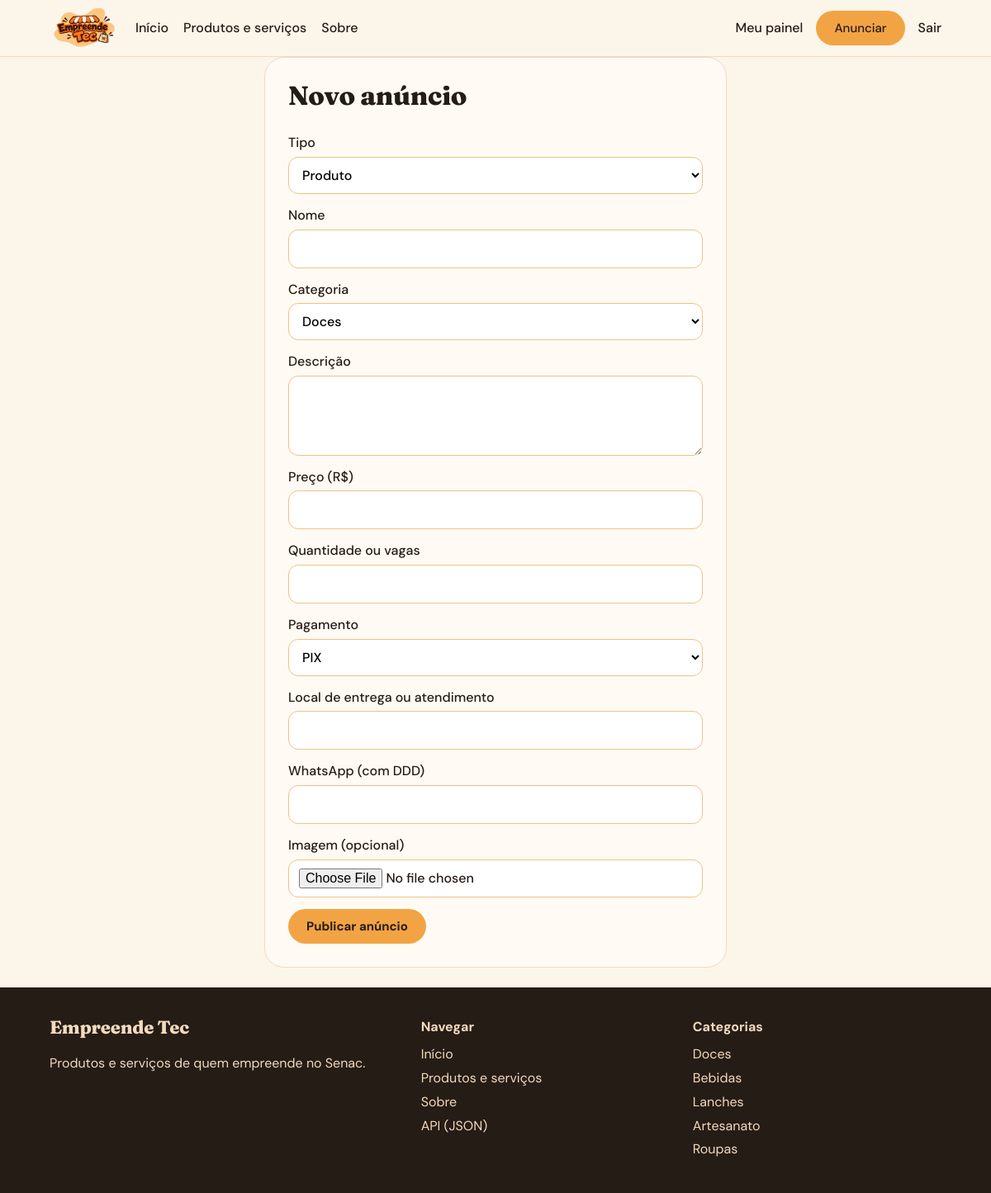
/novo_produto (signed in), run on the app's committed database.
### tables this page shows
CREATE TABLE categorias(
  id INTEGER PRIMARY KEY AUTOINCREMENT, nome TEXT NOT NULL UNIQUE, icone TEXT);

### app.py (the view, shortened to what this page needs)
@app.route('/novo_produto', methods=['GET', 'POST'])
@login_required
def novo_produto():
    return render_template('form_produto.html', p={})

### app.py (called while the page is built)
def conectar():
    c = sqlite3.connect(DB)
    c.row_factory = sqlite3.Row
    c.execute('PRAGMA foreign_keys=ON')
    return c

def db():
    if 'db' not in g:
        g.db = conectar()
    return g.db

@app.teardown_appcontext
def fechar(_):
    c = g.pop('db', None)
    if c:
        c.close()

def q(sql, args=(), one=False):
    rows = db().execute(sql, args).fetchall()
    return (rows[0] if rows else None) if one else rows

@app.before_request
def carregar_usuario():
    uid = session.get('user_id')
    g.user = q('SELECT * FROM usuarios WHERE id=?', (uid,), True) if uid else None

@app.context_processor
def contexto():
    return dict(user=g.get('user'), categorias=q('SELECT * FROM categorias ORDER BY id'), TIPOS=TIPOS)

def login_required(fn):
    @wraps(fn)
    def w(*a, **k):
        if not g.user:
            flash('Faça login para acessar essa página.', 'warning')
            return redirect(url_for('login'))
        return fn(*a, **k)
    return w

### templates/form_produto.html
{% extends 'base.html' %}{% block title %}{{ 'Editar anúncio' if p.id else 'Novo anúncio' }} · Empreende Tec{% endblock %}
{% block content %}
<form class="form estreito" method="post" enctype="multipart/form-data"><h1 class="serif">{{ 'Editar anúncio' if p.id else 'Novo anúncio' }}</h1>
  <label>Tipo<select name="tipo">{% for t in TIPOS %}<option {{ 'selected' if p.tipo == t }}>{{ t }}</option>{% endfor %}</select></label>
  <label>Nome<input name="nome" value="{{ p.nome }}" required></label>
  <label>Categoria<select name="categoria_id">{% for c in categorias %}<option value="{{ c.id }}" {{ 'selected' if p.categoria_id == c.id }}>{{ c.nome }}</option>{% endfor %}</select></label>
  <label>Descrição<textarea name="descricao" rows="3" required>{{ p.descricao }}</textarea></label>
  <label>Preço (R$)<input name="preco" value="{{ p.preco }}" inputmode="decimal" required></label>
  <label>Quantidade ou vagas<input name="quantidade" type="number" min="0" value="{{ p.quantidade }}" required></label>
  <label>Pagamento<select name="pagamento">{% for m in ['PIX', 'Dinheiro', 'Cartão', 'A combinar'] %}<option {{ 'selected' if p.pagamento == m }}>{{ m }}</option>{% endfor %}</select></label>
  <label>Local de entrega ou atendimento<input name="local_entrega" value="{{ p.local_entrega }}" required></label>
  <label>WhatsApp (com DDD)<input name="whatsapp" value="{{ p.whatsapp }}" required></label>
  <label>Imagem {{ '(deixe vazio para manter a atual)' if p.id else '(opcional)' }}<input name="imagem" type="file" accept="image/*"></label>
  <button class="btn">{{ 'Salvar alterações' if p.id else 'Publicar anúncio' }}</button>
</form>
{% endblock %}

### templates/base.html (shortened to what this page needs)
<!doctype html>
<html lang="pt-BR"><head><meta charset="utf-8"><meta name="viewport" content="width=device-width,initial-scale=1">
<link rel="stylesheet" href="{{ url_for('static', filename='css/style.css') }}"></head>
<body>
<header class="topo"><div class="wrap topo-in">
  <a class="marca" href="{{ url_for('index') }}"><img src="{{ url_for('static', filename='img/logo.png') }}" alt="Empreende Tec"></a>
  <nav>
    <a href="{{ url_for('index') }}">Início</a>
    <a href="{{ url_for('produtos') }}">Produtos e serviços</a>
    <a href="{{ url_for('sobre') }}">Sobre</a>
  </nav>
  <div class="acoes">
    {% if user %}<a href="{{ url_for('painel') }}">Meu painel</a><a class="btn" href="{{ url_for('novo_produto') }}">Anunciar</a><a href="{{ url_for('logout') }}">Sair</a>
    {% else %}<a href="{{ url_for('login') }}">Entrar</a><a class="btn" href="{{ url_for('cadastro') }}">Quero vender</a>{% endif %}
  </div>
</div></header>
<main class="wrap">
  {% block content %}{% endblock %}
</main>
<footer class="rodape"><div class="wrap grid-rod">
  <div><strong class="serif">Empreende Tec</strong><p>Produtos e serviços de quem empreende no Senac.</p></div>
  <div><h4>Navegar</h4><a href="{{ url_for('index') }}">Início</a><a href="{{ url_for('produtos') }}">Produtos e serviços</a><a href="{{ url_for('sobre') }}">Sobre</a><a href="{{ url_for('api_produtos') }}">API (JSON)</a></div>
  <div><h4>Categorias</h4>{% for c in categorias[:5] %}<a href="{{ url_for('produtos', categoria=c.id) }}">{{ c.nome }}</a>{% endfor %}</div>
</div></footer>
</body></html>

### static/css/style.css (style rules this page uses)
:root { --laranja:#F2A444;--pessego:#F2C185;--creme:#F2DABD;--escuro:#261C16;--vinho:#8C0303;--bg:#FCF5EA;--card:#FFFBF4 }
* { box-sizing:border-box }
body { margin:0;background:var(--bg);color:var(--escuro);font:16px/1.55 'DM Sans',system-ui,sans-serif }
.serif { font-family:'Fraunces',Georgia,serif;font-weight:800;line-height:1.1;letter-spacing:-.01em }
a { color:var(--vinho) }
img { max-width:100% }
.wrap { max-width:1120px;margin:0 auto;padding:0 20px }
.topo { background:var(--bg);border-bottom:1px solid var(--creme);position:sticky;top:0;z-index:5 }
.topo-in { display:flex;align-items:center;gap:20px;flex-wrap:wrap;padding-top:6px;padding-bottom:6px }
.marca img { height:56px;display:block;mix-blend-mode:multiply }
nav { display:flex;gap:18px;flex:1 }
nav a,.acoes a { color:var(--escuro);text-decoration:none;font-weight:500 }
.acoes { display:flex;gap:16px;align-items:center }
.btn,button.btn { display:inline-block;background:var(--laranja);color:var(--escuro)!important;border:0;border-radius:999px;padding:11px 22px;font:700 15px 'DM Sans',sans-serif;cursor:pointer;text-decoration:none }
main { padding-top:24px;padding-bottom:56px }
.cab h2,h1 { margin:0 0 14px }
.filtros input,.filtros select,.form input,.form select,.form textarea { border:1px solid var(--pessego);border-radius:12px;padding:10px 12px;font:inherit;background:#fff }
.form { display:flex;flex-direction:column;gap:14px;background:var(--card);border:1px solid var(--creme);border-radius:24px;padding:28px;margin:0 auto 24px }
.form label { display:flex;flex-direction:column;gap:4px;font-weight:500 }
.form .btn { align-self:flex-start }
.estreito { max-width:560px }
.rodape { background:var(--escuro);color:var(--creme);padding:36px 0;margin-top:20px }
.rodape a { display:block;color:var(--creme);text-decoration:none;margin:4px 0 }
.rodape h4 { margin:0 0 8px }
.grid-rod { display:grid;grid-template-columns:1.4fr 1fr 1fr;gap:28px }
.rodape .serif { font-size:22px }

### data on the page
categorias: nome "Doces"
categorias: nome "Bebidas"
categorias: nome "Lanches"
categorias: nome "Artesanato"
categorias: nome "Roupas"

### other printed values
{{ 'Editar anúncio' if p.id else 'Novo anúncio' }} "Novo anúncio"
{{ '(deixe vazio para manter a atual)' if p.id else '(opcional)' }} "(opcional)"
{{ 'Salvar alterações' if p.id else 'Publicar anúncio' }} "Publicar anúncio"
form field tipo "Produto"
form field categoria_id "Doces"
form field pagamento "PIX"
